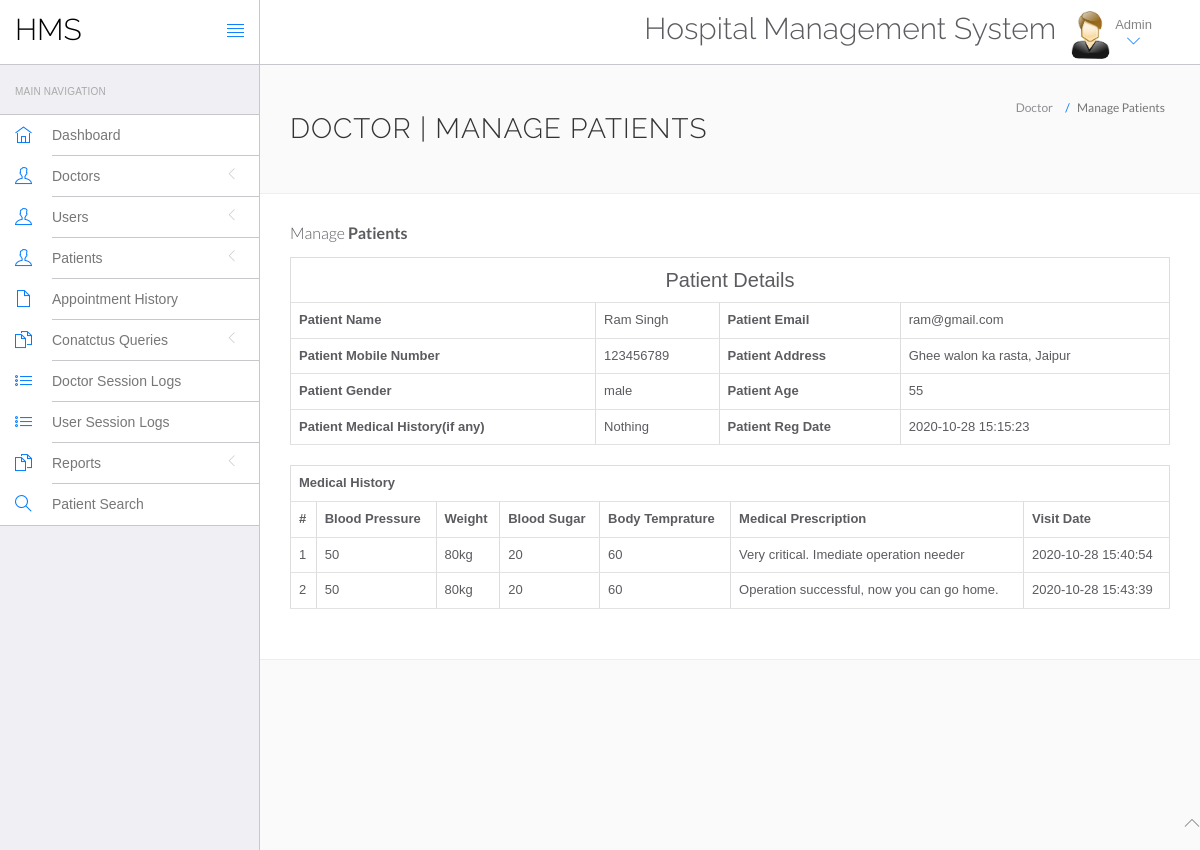
The page /hms/admin/view-patient.php?viewid=6 (signed in) on the database its author committed.
### tables this page shows
CREATE TABLE `tblpatient` (
  `ID` int(10) NOT NULL,
  `Docid` int(10) DEFAULT NULL,
  `PatientName` varchar(200) DEFAULT NULL,
  `PatientContno` bigint(10) DEFAULT NULL,
  `PatientEmail` varchar(200) DEFAULT NULL,
  `PatientGender` varchar(50) DEFAULT NULL,
  `PatientAdd` mediumtext DEFAULT NULL,
  `PatientAge` int(10) DEFAULT NULL,
  `PatientMedhis` mediumtext DEFAULT NULL,
  `CreationDate` timestamp NULL DEFAULT current_timestamp(),
  `UpdationDate` timestamp NULL DEFAULT NULL ON UPDATE current_timestamp()
);

CREATE TABLE `tblmedicalhistory` (
  `ID` int(10) NOT NULL,
  `PatientID` int(10) DEFAULT NULL,
  `BloodPressure` varchar(200) DEFAULT NULL,
  `BloodSugar` varchar(200) NOT NULL,
  `Weight` varchar(100) DEFAULT NULL,
  `Temperature` varchar(200) DEFAULT NULL,
  `MedicalPres` mediumtext DEFAULT NULL,
  `CreationDate` timestamp NOT NULL DEFAULT current_timestamp() ON UPDATE current_timestamp()
);

### hms/admin/view-patient.php (the view, shortened to what this page needs)
<?php
include('include/config.php');
?>
<!DOCTYPE html>
<html lang="en">
	<head>
		<link rel="stylesheet" href="vendor/bootstrap/css/bootstrap.min.css">
		<link rel="stylesheet" href="vendor/fontawesome/css/font-awesome.min.css">
		<link rel="stylesheet" href="vendor/themify-icons/themify-icons.min.css">
		<link href="vendor/animate.css/animate.min.css" rel="stylesheet" media="screen">
		<link href="vendor/perfect-scrollbar/perfect-scrollbar.min.css" rel="stylesheet" media="screen">
		<link href="vendor/switchery/switchery.min.css" rel="stylesheet" media="screen">
		<link href="vendor/bootstrap-touchspin/jquery.bootstrap-touchspin.min.css" rel="stylesheet" media="screen">
		<link href="vendor/select2/select2.min.css" rel="stylesheet" media="screen">
		<link href="vendor/bootstrap-datepicker/bootstrap-datepicker3.standalone.min.css" rel="stylesheet" media="screen">
		<link href="vendor/bootstrap-timepicker/bootstrap-timepicker.min.css" rel="stylesheet" media="screen">
		<link rel="stylesheet" href="assets/css/styles.css">
		<link rel="stylesheet" href="assets/css/plugins.css">
		<link rel="stylesheet" href="assets/css/themes/theme-1.css" id="skin_color" />
	</head>
	<body>
		<div id="app">
<?php include('include/sidebar.php');?>
<div class="app-content">
<?php include('include/header.php');?>
<div class="main-content" >
<div class="wrap-content container" id="container">
<section id="page-title">
<div class="row">
<div class="col-sm-8">
<h1 class="mainTitle">Doctor | Manage Patients</h1>
</div>
<ol class="breadcrumb">
<li>
<span>Doctor</span>
</li>
<li class="active">
<span>Manage Patients</span>
</li>
</ol>
</div>
</section>
<div class="container-fluid container-fullw bg-white">
<div class="row">
<div class="col-md-12">
<h5 class="over-title margin-bottom-15">Manage <span class="text-bold">Patients</span></h5>
<?php
                               $vid=$_GET['viewid'];
                               $ret=mysqli_query($con,"select * from tblpatient where ID='$vid'");
$cnt=1;
while ($row=mysqli_fetch_array($ret)) {
                               ?>
<table border="1" class="table table-bordered">
 <tr align="center">
<td colspan="4" style="font-size:20px;color:blue">
 Patient Details</td></tr>
    <tr>
    <th scope>Patient Name</th>
    <td><?php  echo $row['PatientName'];?></td>
    <th scope>Patient Email</th>
    <td><?php  echo $row['PatientEmail'];?></td>
  </tr>
  <tr>
    <th scope>Patient Mobile Number</th>
    <td><?php  echo $row['PatientContno'];?></td>
    <th>Patient Address</th>
    <td><?php  echo $row['PatientAdd'];?></td>
  </tr>
    <tr>
    <th>Patient Gender</th>
    <td><?php  echo $row['PatientGender'];?></td>
    <th>Patient Age</th>
    <td><?php  echo $row['PatientAge'];?></td>
  </tr>
  <tr>
    <th>Patient Medical History(if any)</th>
    <td><?php  echo $row['PatientMedhis'];?></td>
     <th>Patient Reg Date</th>
    <td><?php  echo $row['CreationDate'];?></td>
  </tr>
<?php }?>
</table>
<?php
$ret=mysqli_query($con,"select * from tblmedicalhistory  where PatientID='$vid'");
 ?>
<table id="datatable" class="table table-bordered dt-responsive nowrap" style="border-collapse: collapse; border-spacing: 0; width: 100%;">
  <tr align="center">
   <th colspan="8" >Medical History</th>
  </tr>
  <tr>
    <th>#</th>
<th>Blood Pressure</th>
<th>Weight</th>
<th>Blood Sugar</th>
<th>Body Temprature</th>
<th>Medical Prescription</th>
<th>Visit Date</th>
</tr>
<?php
while ($row=mysqli_fetch_array($ret)) {
  ?>
<tr>
  <td><?php echo $cnt;?></td>
 <td><?php  echo $row['BloodPressure'];?></td>
 <td><?php  echo $row['Weight'];?></td>
 <td><?php  echo $row['BloodSugar'];?></td>
  <td><?php  echo $row['Temperature'];?></td>
  <td><?php  echo $row['MedicalPres'];?></td>
  <td><?php  echo $row['CreationDate'];?></td>
</tr>
<?php $cnt=$cnt+1;} ?>
</table>
</div>
</div>
</div>
</div>
</div>
</div>
</div>
	<?php include('include/footer.php');?>
	</body>
</html>

### hms/admin/assets/css/themes/theme-1.css (style rules this page uses)
body { background: #FAFAFA; }

### rows shown on the page
tblpatient: PatientName "Ram Singh", PatientEmail "ram@gmail.com", PatientContno "123456789", PatientAdd "Ghee walon ka rasta, Jaipur", PatientGender "male", PatientAge "55", PatientMedhis "Nothing", CreationDate "2020-10-28 15:15:23"
tblmedicalhistory: BloodPressure "50", Weight "80kg", BloodSugar "20", Temperature "60", MedicalPres "Very critical. Imediate operation needer", CreationDate "2020-10-28 15:40:54"
tblmedicalhistory: BloodPressure "50", Weight "80kg", BloodSugar "20", Temperature "60", MedicalPres "Operation successful, now you can go home.", CreationDate "2020-10-28 15:43:39"
